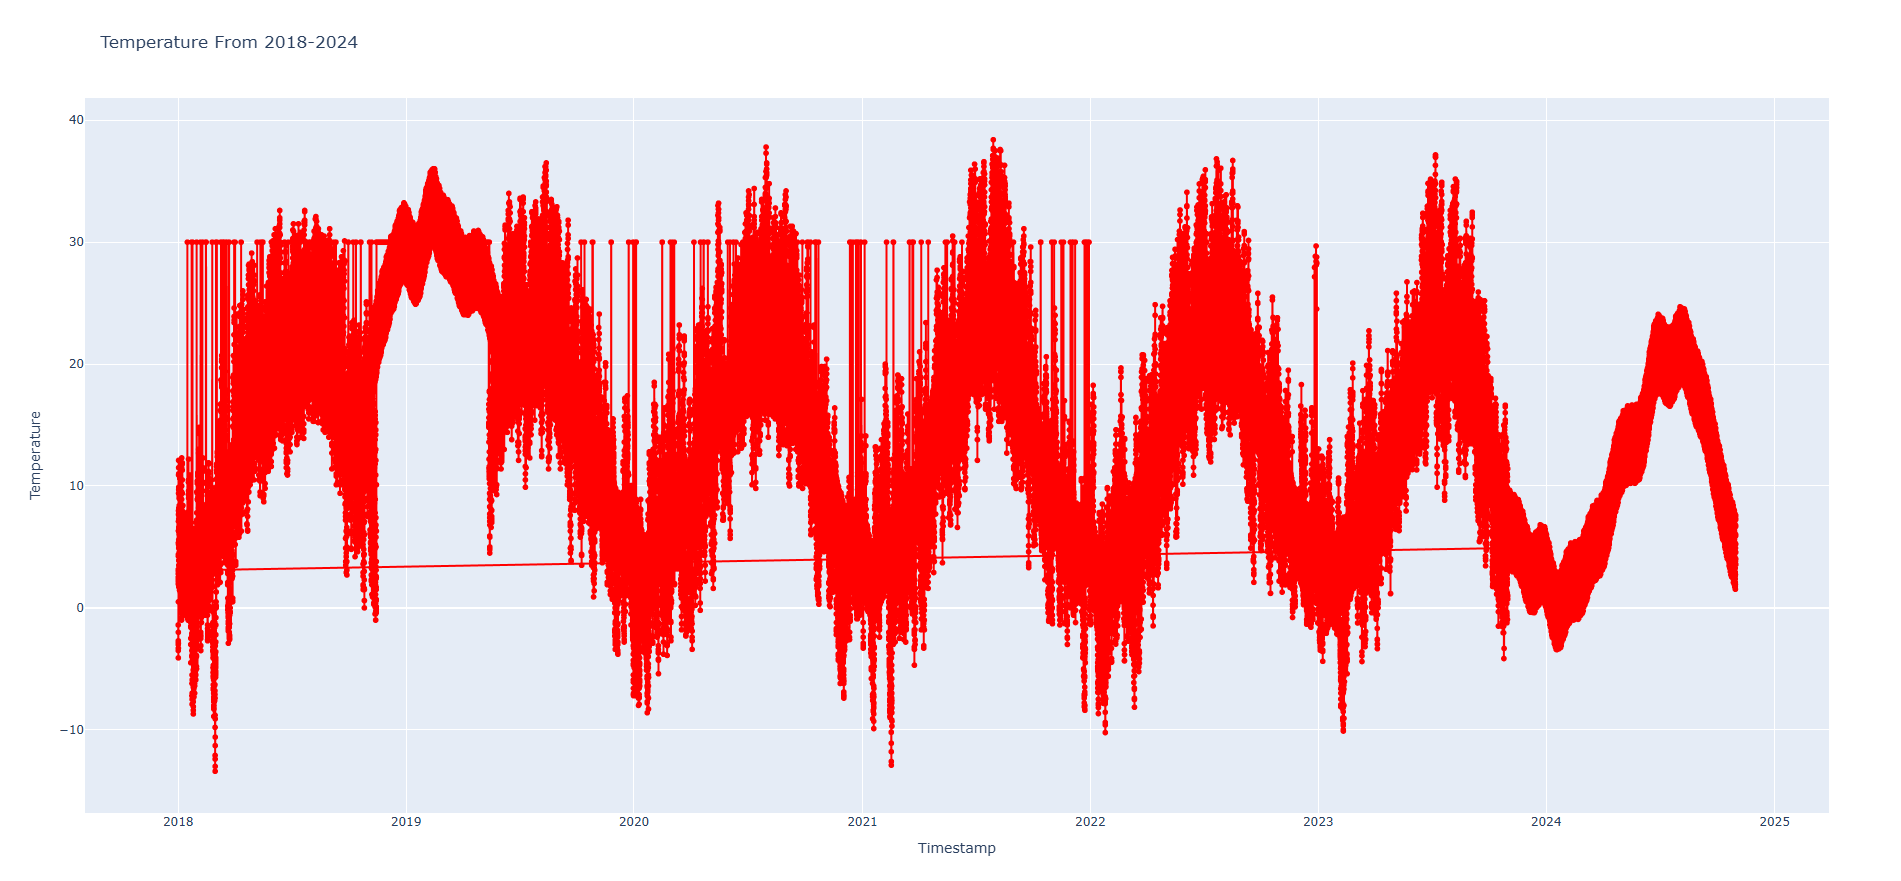

Write the Python code that produced this figure.
import pandas as pd
from prophet import Prophet
import matplotlib.pyplot as plt
import seaborn as sns
import plotly.express as px

# Read the dataset
data = pd.read_csv('Temperature/temperature.csv')

# Check for null values
null_values = data['Temperature'].isnull().sum()
print(f"Number of null values in 'Temperature' column: {null_values}")

# Convert 'Timestamp' column to datetime
data['Timestamp'] = pd.to_datetime(data['Timestamp'], format='%m/%d/%Y %H:%M')

# Prepare the data for Prophet
prophet_data = data[['Timestamp', 'Temperature']].rename(columns={'Timestamp': 'ds', 'Temperature': 'y'})

# Create and fit the Prophet model
model = Prophet()
model.fit(prophet_data)

# Generate future dates (hourly for 2024)
future_dates = model.make_future_dataframe(periods=365 * 24, freq='H')
forecast = model.predict(future_dates)

# Save predictions for 2024 in a DataFrame
predicted_2024 = forecast[['ds', 'yhat']].rename(columns={'ds': 'Timestamp', 'yhat': 'Temperature'})

# Combine existing and predicted data
all_data = pd.concat([prophet_data.rename(columns={'ds': 'Timestamp', 'y': 'Temperature'}), predicted_2024], ignore_index=True)

# Save combined data to a CSV file
all_data.to_csv('Temperature/temperature_data_2018_2024.csv', index=False)
print("Data saved to 'temperature_data_2018_2024.csv'")

# 1. Plot the entire dataset (2018–2024)
plt.figure(figsize=(20, 10))
plt.plot(all_data['Timestamp'], all_data['Temperature'], label='Temperature', color='blue')
plt.title("Temperature From 2018-2024")
plt.xlabel("Year")
plt.ylabel("Temperature")
plt.legend()
plt.xticks(rotation=45)
plt.tight_layout()
plt.show()

# 2. Calculate and plot monthly averages
all_data['Timestamp'] = pd.to_datetime(all_data['Timestamp'], utc=True, errors='coerce')
monthly_data = all_data.set_index('Timestamp').resample('M').mean()[1:]
avg_monthly_temperature = monthly_data.reset_index()

plt.figure(figsize=(20, 10))
plt.title("Monthly Average Temperature From 2018-2024")
sns.lineplot(x=avg_monthly_temperature['Timestamp'], y=avg_monthly_temperature['Temperature'], marker='o', color='green')
plt.xlabel("Month")
plt.ylabel("Temperature")
plt.xticks(rotation=45)
plt.tight_layout()
plt.show()

# 3. Bar plot for monthly averages
plt.figure(figsize=(20, 10))
plt.title("Temperature - Monthly Averages (2018-2024)")
sns.barplot(x=avg_monthly_temperature['Timestamp'].dt.month, y=avg_monthly_temperature['Temperature'], palette="mako")
plt.xlabel("Month")
plt.ylabel("Temperature")
plt.show()

# 4. Yearly averages
yearly_data = all_data.set_index('Timestamp').resample('Y').mean()
yearly_data.reset_index(inplace=True)

plt.figure(figsize=(20, 10))
plt.title("Yearly Average Temperature From 2018-2024")
sns.lineplot(x=yearly_data['Timestamp'], y=yearly_data['Temperature'], marker='o', color='purple')
plt.xlabel("Year")
plt.ylabel("Temperature")
plt.xticks(rotation=45)
plt.tight_layout()
plt.show()

# 5. Interactive Plotly graph
fig = px.line(all_data, x='Timestamp', y='Temperature', title="Temperature From 2018-2024")
fig.update_traces(mode='lines+markers', line=dict(color='red'))
fig.show()

# 6. Correlation heatmap (optional, based on other columns in your data)
# Check if other columns exist for correlation
if 'Other_Column' in data.columns:
    correlation_matrix = data.corr()
    plt.figure(figsize=(12, 10))
    sns.heatmap(correlation_matrix, annot=True, cmap="coolwarm", fmt=".2f")
    plt.title("Correlation Heatmap")
    plt.show()

# Prophet forecast visualization
fig2 = model.plot(forecast)
plt.title("Prophet Forecast for Temperature")
plt.show()
